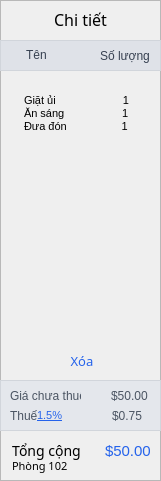
     <widget class="QFrame" name="frmServiceDetail">
      <property name="geometry">
       <rect>
        <x>470</x>
        <y>40</y>
        <width>161</width>
        <height>481</height>
       </rect>
      </property>
      <property name="styleSheet">
       <string notr="true">#frmServiceDetail {
	background-color: #FFFFFF;
	border: 1px;
	border-radius: 2px;
	border-top: 2px solid #D1D5DB;
	border-right:2px solid #D1D5DB;
	border-left:1px solid #D1D5DB;
	border-bottom:1px solid #D1D5DB;
}</string>
      </property>
      <property name="frameShape">
       <enum>QFrame::StyledPanel</enum>
      </property>
      <property name="frameShadow">
       <enum>QFrame::Raised</enum>
      </property>
      <widget class="QFrame" name="frmServiceDetailHeader">
       <property name="geometry">
        <rect>
         <x>0</x>
         <y>40</y>
         <width>161</width>
         <height>31</height>
        </rect>
       </property>
       <property name="styleSheet">
        <string notr="true">QFrame {
	background-color: #dfe2e8;
	border: 1px solid #D1D5DB;
}</string>
       </property>
       <property name="frameShape">
        <enum>QFrame::StyledPanel</enum>
       </property>
       <property name="frameShadow">
        <enum>QFrame::Raised</enum>
       </property>
       <widget class="QLabel" name="lblServiceDetailColName">
        <property name="geometry">
         <rect>
          <x>26</x>
          <y>-1</y>
          <width>41</width>
          <height>31</height>
         </rect>
        </property>
        <property name="styleSheet">
         <string notr="true">QLabel {
	border:none;
	color: #374151;
	background-color: transparent;
	
}</string>
        </property>
        <property name="text">
         <string>Tên</string>
        </property>
       </widget>
       <widget class="QLabel" name="lblServiceDetailColQty">
        <property name="geometry">
         <rect>
          <x>100</x>
          <y>5</y>
          <width>51</width>
          <height>21</height>
         </rect>
        </property>
        <property name="styleSheet">
         <string notr="true">QLabel {
	border:none;
	color: #374151;
	background-color: transparent;
	
}</string>
        </property>
        <property name="text">
         <string>Số lượng</string>
        </property>
       </widget>
      </widget>
      <widget class="QLabel" name="lblServiceDetailTitle">
       <property name="geometry">
        <rect>
         <x>0</x>
         <y>-1</y>
         <width>161</width>
         <height>41</height>
        </rect>
       </property>
       <property name="font">
        <font>
         <family>Montserrat</family>
         <pointsize>-1</pointsize>
        </font>
       </property>
       <property name="styleSheet">
        <string notr="true">QLabel {
	font-family: &quot;Montserrat&quot;;
	font-size:16px;
	font-weight:none;
	background-color:transparent;
	border:1px;
}</string>
       </property>
       <property name="text">
        <string>Chi tiết</string>
       </property>
       <property name="alignment">
        <set>Qt::AlignCenter</set>
       </property>
      </widget>
      <widget class="QFrame" name="frmServiceDetailFooter">
       <property name="geometry">
        <rect>
         <x>0</x>
         <y>380</y>
         <width>161</width>
         <height>51</height>
        </rect>
       </property>
       <property name="styleSheet">
        <string notr="true">QFrame {
	background-color: #e4e7ec;
	border: 1px solid #D1D5DB;
}</string>
       </property>
       <property name="frameShape">
        <enum>QFrame::StyledPanel</enum>
       </property>
       <property name="frameShadow">
        <enum>QFrame::Raised</enum>
       </property>
       <widget class="QLabel" name="lblServiceDetailTax">
        <property name="geometry">
         <rect>
          <x>10</x>
          <y>20</y>
          <width>31</width>
          <height>31</height>
         </rect>
        </property>
        <property name="font">
         <font/>
        </property>
        <property name="styleSheet">
         <string notr="true">QLabel {
	border:none;
	color: #4B5563;
	background-color: transparent;	
}</string>
        </property>
        <property name="text">
         <string>Thuế</string>
        </property>
       </widget>
       <widget class="QLabel" name="lblServiceDetailPriceExTax">
        <property name="geometry">
         <rect>
          <x>10</x>
          <y>0</y>
          <width>71</width>
          <height>31</height>
         </rect>
        </property>
        <property name="font">
         <font/>
        </property>
        <property name="styleSheet">
         <string notr="true">QLabel {
	border:none;
	color: #4B5563;
	background-color: transparent;	
}</string>
        </property>
        <property name="text">
         <string>Giá chưa thuế</string>
        </property>
       </widget>
       <widget class="QLineEdit" name="leServiceDetailPriceExTax">
        <property name="geometry">
         <rect>
          <x>110</x>
          <y>0</y>
          <width>41</width>
          <height>31</height>
         </rect>
        </property>
        <property name="styleSheet">
         <string notr="true">QLineEdit {
	border:none;
	color: #4B5563;
	background-color: transparent;	
}</string>
        </property>
        <property name="text">
         <string>$50.00</string>
        </property>
        <property name="readOnly">
         <bool>true</bool>
        </property>
       </widget>
       <widget class="QLabel" name="lblServiceDetailTaxRate">
        <property name="geometry">
         <rect>
          <x>30</x>
          <y>20</y>
          <width>41</width>
          <height>31</height>
         </rect>
        </property>
        <property name="font">
         <font>
          <pointsize>8</pointsize>
          <underline>true</underline>
         </font>
        </property>
        <property name="styleSheet">
         <string notr="true">QLabel {
	border:none;
	color: #2563EB;
	text-decoration: underline;
	background-color: transparent;	
	padding-left: 4px;
}</string>
        </property>
        <property name="text">
         <string>1.5%</string>
        </property>
       </widget>
       <widget class="QLineEdit" name="leServiceDetailTaxAmount">
        <property name="geometry">
         <rect>
          <x>110</x>
          <y>20</y>
          <width>41</width>
          <height>31</height>
         </rect>
        </property>
        <property name="styleSheet">
         <string notr="true">QLineEdit {
	border:none;
	color: #4B5563;
	background-color: transparent;	
}</string>
        </property>
        <property name="text">
         <string>$0.75</string>
        </property>
        <property name="readOnly">
         <bool>true</bool>
        </property>
       </widget>
      </widget>
      <widget class="QLabel" name="lblServiceTotal">
       <property name="geometry">
        <rect>
         <x>0</x>
         <y>430</y>
         <width>91</width>
         <height>41</height>
        </rect>
       </property>
       <property name="font">
        <font>
         <family>Montserrat</family>
         <pointsize>-1</pointsize>
        </font>
       </property>
       <property name="styleSheet">
        <string notr="true">QLabel {
	font-family: &quot;Montserrat&quot;;
	font-size:14px;
	font-weight:none;
	background-color:transparent;
	border:1px;
	padding-left:2px;
}</string>
       </property>
       <property name="text">
        <string>Tổng cộng</string>
       </property>
       <property name="alignment">
        <set>Qt::AlignCenter</set>
       </property>
      </widget>
      <widget class="QLineEdit" name="leServiceTotal">
       <property name="geometry">
        <rect>
         <x>100</x>
         <y>430</y>
         <width>61</width>
         <height>41</height>
        </rect>
       </property>
       <property name="font">
        <font>
         <pointsize>11</pointsize>
        </font>
       </property>
       <property name="styleSheet">
        <string notr="true">QLineEdit {
	border:none;
	color: #2563EB;
	background-color: transparent;	
	padding-left:3px;
}</string>
       </property>
       <property name="text">
        <string>$50.00</string>
       </property>
       <property name="readOnly">
        <bool>true</bool>
       </property>
      </widget>
      <widget class="QTextEdit" name="textEdit">
       <property name="geometry">
        <rect>
         <x>20</x>
         <y>90</y>
         <width>121</width>
         <height>241</height>
        </rect>
       </property>
       <property name="styleSheet">
        <string notr="true">QTextEdit {
	background-color: transparent;
	border:1px;
}
	</string>
       </property>
       <property name="lineWidth">
        <number>1</number>
       </property>
       <property name="readOnly">
        <bool>true</bool>
       </property>
       <property name="html">
        <string>&lt;!DOCTYPE HTML PUBLIC &quot;-//W3C//DTD HTML 4.0//EN&quot; &quot;http://www.w3.org/TR/REC-html40/strict.dtd&quot;&gt;
&lt;html&gt;&lt;head&gt;&lt;meta name=&quot;qrichtext&quot; content=&quot;1&quot; /&gt;&lt;style type=&quot;text/css&quot;&gt;
p, li { white-space: pre-wrap; }
&lt;/style&gt;&lt;/head&gt;&lt;body style=&quot; font-family:'MS Shell Dlg 2'; font-size:8.25pt; font-weight:400; font-style:normal;&quot;&gt;
&lt;p style=&quot; margin-top:0px; margin-bottom:0px; margin-left:0px; margin-right:0px; -qt-block-indent:0; text-indent:0px;&quot;&gt;Giặt ủi                      1&lt;/p&gt;
&lt;p style=&quot; margin-top:0px; margin-bottom:0px; margin-left:0px; margin-right:0px; -qt-block-indent:0; text-indent:0px;&quot;&gt;Ăn sáng                   1&lt;/p&gt;
&lt;p style=&quot; margin-top:0px; margin-bottom:0px; margin-left:0px; margin-right:0px; -qt-block-indent:0; text-indent:0px;&quot;&gt;Đưa đón                  1&lt;/p&gt;
&lt;p style=&quot;-qt-paragraph-type:empty; margin-top:0px; margin-bottom:0px; margin-left:0px; margin-right:0px; -qt-block-indent:0; text-indent:0px;&quot;&gt;&lt;br /&gt;&lt;/p&gt;&lt;/body&gt;&lt;/html&gt;</string>
       </property>
      </widget>
      <widget class="QLineEdit" name="leServiceRoom">
       <property name="geometry">
        <rect>
         <x>10</x>
         <y>450</y>
         <width>81</width>
         <height>31</height>
        </rect>
       </property>
       <property name="font">
        <font>
         <family>Montserrat</family>
         <pointsize>-1</pointsize>
        </font>
       </property>
       <property name="styleSheet">
        <string notr="true">QLineEdit {
	font-family: &quot;Montserrat&quot;;
	font-size:11px;
	font-weight:none;
	background-color:transparent;
	border:1px;
}</string>
       </property>
       <property name="text">
        <string>Phòng 102</string>
       </property>
      </widget>
      <widget class="QPushButton" name="btnServiceConfirm">
       <property name="geometry">
        <rect>
         <x>0</x>
         <y>340</y>
         <width>161</width>
         <height>41</height>
        </rect>
       </property>
       <property name="font">
        <font>
         <family>Montserrat</family>
         <pointsize>10</pointsize>
         <weight>50</weight>
         <bold>false</bold>
        </font>
       </property>
       <property name="cursor">
        <cursorShape>PointingHandCursor</cursorShape>
       </property>
       <property name="styleSheet">
        <string notr="true">QPushButton {
	font-family: &quot;Montserrat&quot;;
	font-size:10pt;
	color: #2563EB;
	font-weight:400;
	background-color:transparent;
	border:1px;
	border-radius:5px;
	padding-left:3px;
}
QPushButton:hover {
	text-decoration: underline;
}</string>
       </property>
       <property name="text">
        <string>Xóa</string>
       </property>
      </widget>
     </widget>
